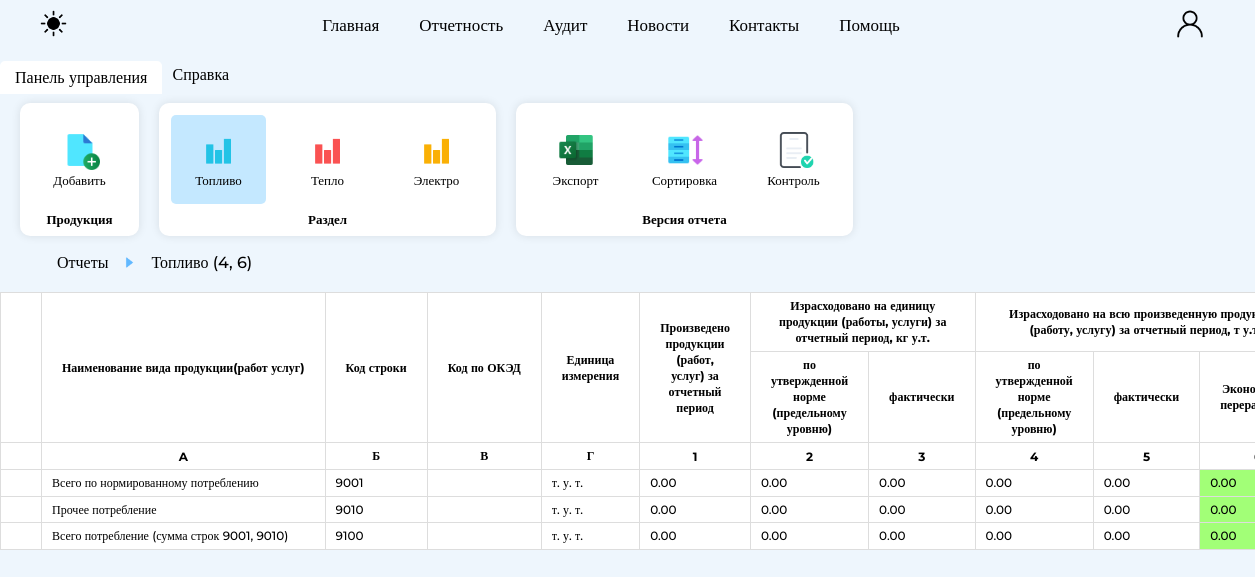
Page /report_area/fuel/6 (signed in) on the committed database.
### website/models.py (models this page shows)
class Sections(db.Model):
    __tablename__ = 'sections'
    id = db.Column(db.Integer, primary_key=True)
    id_version = db.Column(db.Integer, db.ForeignKey('version_report.id'))
    id_product = db.Column(db.Integer, db.ForeignKey('DirProduct.IdProduct'))
    code_product = db.Column(db.Integer, db.ForeignKey('DirProduct.CodeProduct'))
    section_number = db.Column(db.Integer)
    Oked = db.Column(db.Integer)
    produced = db.Column(Numeric(precision=10, scale=2))
    Consumed_Quota = db.Column(Numeric(precision=10, scale=2))
    Consumed_Fact = db.Column(Numeric(precision=10, scale=2))
    Consumed_Total_Quota = db.Column(Numeric(precision=10, scale=2))
    Consumed_Total_Fact = db.Column(Numeric(precision=10, scale=2))
    total_differents = db.Column(Numeric(precision=10, scale=2))
    note = db.Column(db.String(200))
    product = relationship("DirProduct", foreign_keys=[id_product], backref="section")

class DirProduct(db.Model):
    __tablename__ = 'DirProduct'
    IdProduct = db.Column(db.Integer, primary_key = True)
    CodeProduct = db.Column(db.String(4000))
    NameProduct = db.Column(db.String(4000))
    IsFuel = db.Column(db.Boolean)
    IsHeat = db.Column(db.Boolean)
    IsElectro = db.Column(db.Boolean)
    IdUnit = db.Column(db.Integer, db.ForeignKey('DirUnit.IdUnit'))
    DateStart = db.Column(db.Date)
    DateEnd = db.Column(db.Date)
    unit = relationship("DirUnit", foreign_keys=[IdUnit], backref="products")

class DirUnit(db.Model):
    __tablename__ = 'DirUnit'
    IdUnit = db.Column(db.Integer, primary_key = True)
    CodeUnit = db.Column(db.String(4000))
    NameUnit = db.Column(db.String(4000))

### website/views.py (the view, shortened to what this page needs)
@views.route('/report_area/fuel/<int:id>')
@login_required
@owner_only
def report_fuel(id):
    dirUnit = DirUnit.query.filter_by().all()
    dirProduct = DirProduct.query.filter(DirProduct.IsFuel == True, ~DirProduct.CodeProduct.in_(['9001', '9010', '9100'])).order_by(asc(DirProduct.CodeProduct)).all()
    current_version_report = Version_report.query.filter_by(id=id).first()
    curent_report = current_version_report.report_id
    current_version = id
    sections = Sections.query.filter_by(id_version=current_version, section_number=1).all()
    specific_codes = ['9001', '9010', '9100']
    sections = Sections.query.filter_by(id_version=current_version, section_number=1).order_by(desc(Sections.id)).all()
    return render_template('report_fuel.html',
        sections=sections,
        dirUnit=dirUnit,
        dirProduct=dirProduct,
        user=current_user,
        curent_report=curent_report,
        current_version=current_version
    )

### website/views.py (called while the page is built)
def owner_only(f):
    @wraps(f)
    def decorated_function(*args, **kwargs):
        version_id = kwargs.get('id')
        version = Version_report.query.get(version_id)
        if version is None:
            flash('Версия отчета не найдена.', 'error')
            return redirect(url_for('views.report_area', user=current_user))
        report = version.report
        if report.user_id != current_user.id and current_user.type != 'Администратор':
            flash('Недостаточно прав для доступа к этой версии', 'error')
            return redirect(url_for('views.report_area', user=current_user))
        return f(*args, **kwargs)
    return decorated_function

### website/templates/report_fuel.html (shortened to what this page needs)
{% extends "base.html" %}
{% block content %}
<div class = "report-area_page">
    <div class = "report-area_menu">
        <div class="report-area_podmenu">
            <label for="tab1" class="report-area_menu-name">Панель управления</label>
            <div class="content-podmenu">
                <nav>
                    <ul>
                        <section>
                            <div class = "functions_menu">
                                <li data-action="link_addSection_modal">
                                    <img src="{{ url_for('static', filename='img/icon_new_file.png')}}" alt="">
                                    <a>Добавить</a>
                                </li>
                            </div>
                            <a class="functions_menu_name">
                                Продукция
                            </a>
                        </section>
                        <section>
                            <div class = "functions_menu">
                                <li onclick="window.location.href='/report_area/fuel/{{current_version}}'" class = "activefunctions_menu">
                                    <img src="{{ url_for('static', filename='img/Toplivo.png')}}" alt="">
                                    <a>Топливо</a>
                                </li>
                                <li onclick="window.location.href='/report_area/heat/{{current_version}}'">
                                    <img src="{{ url_for('static', filename='img/Teplo.png')}}" alt="">
                                    <a>Тепло</a>
                                </li>
                                <li onclick="window.location.href='/report_area/electro/{{current_version}}'">
                                    <img src="{{ url_for('static', filename='img/Electro.png')}}" alt="">
                                    <a>Электро</a>
                                </li>
                            </div>
                            <a class="functions_menu_name">
                                Раздел
                            </a>
                        </section>
                        <section>
                            <div class = "functions_menu">
                                <li>
                                    <img src="{{ url_for('static', filename='img/icon_excel.png')}}" alt="">
                                    <a>Экспорт</a>
                                </li>
                                <li>
                                    <img src="{{ url_for('static', filename='img/icon_sort.png')}}" alt="">
                                    <a>Сортировка</a>
                                </li>
                                <li id="control-report-btn">
                                    <img src="{{ url_for('static', filename='img/icon_control.png')}}" alt="">
                                    <a>Контроль</a>
                                </li>
                            </div>
                            <a class="functions_menu_name">
                                Версия отчета
                            </a>
                        </section>
                    </ul>
                </nav>
            </div>
        </div>
        <div class="report-area_podmenu">
            <label for="tab2" class="report-area_menu-name">Справка</label>
        </div>
    </div>
    <div class = "rotation-fromareas">
        <nav>
            <ul>
                <li onclick="window.location.href='/report_area'" class = "linkto_report">
                    Отчеты
                </li>
                <li>
                    <img class = "icon_arroy" src="{{ url_for('static', filename='img/icon_arroy.png')}}" alt="">
                </li>
                <li>Топливо ({{curent_report}}, {{current_version}})</li>
            </ul>
        </nav>
    </div>
    <div class = "report-area">
        <table class = "table_report-area">
            <thead>
                <tr>
                    <th rowspan="2"></th>
                    <th rowspan="2" style = "white-space: nowrap;">Наименование вида продукции(работ услуг)</th>
                    <th rowspan="2" style = "white-space: nowrap;">Код строки</th>
                    <th rowspan="2" style = "white-space: nowrap;">Код по ОКЭД</th>
                    <th rowspan="2">Единица измерения</th>
                    <th rowspan="2">Произведено продукции (работ, услуг) за отчетный период</th>
                    <th colspan="2">Израсходовано на единицу продукции (работы, услуги) за отчетный период, кг у.т.</th>
                    <th colspan="3">Израсходовано на всю произведенную продукцию (работу, услугу) за отчетный период, т у.т.</th>
                </tr>
                <tr>
                    <th>по утвержденной норме (предельному уровню)</th>
                    <th>фактически</th>
                    <th>по утвержденной норме (предельному уровню)</th>
                    <th>фактически</th>
                    <th>Экономия(-), перерасход(+)</th>
                </tr>
                <tr>
                    <th></th>
                    <th>A</th>
                    <th>Б</th>
                    <th>В</th>
                    <th>Г</th>
                    <th>1</th>
                    <th>2</th>
                    <th>3</th>
                    <th>4</th>
                    <th>5</th>
                    <th>6</th>
                </tr>
            </thead>
            <tbody>
                {% for row in sections %}
                <tr class = "fuel_row" data-id="{{ row.id }}" >
                    <td>
                        <input type = "hidden" name = "id_fuel" value = "{{ row.id }}" readonly></td>
                    <td>
                        <input class = "product-name_fuel" type = "text" value = "{{ row.product.NameProduct }}" readonly>
                    </td>
                    <td>
                        <input name = "code_product" value = "{{ row.code_product }}" readonly>
                    </td>
                    <td>
                        <input name = "Oked_fuel" value = "{{ row.Oked }}" readonly>
                    </td>
                    <td>
                        <input style = "white-space: nowrap; text-align: left;" name = "" value = "{{ row.product.unit.NameUnit }}" readonly>
                    </td>
                    <td>
                        <input name = "produced_fuel" value = "{{ row.produced }}" readonly>
                    </td>
                    <td>
                        <input name = "Consumed_Quota_fuel" value = "{{ row.Consumed_Quota }}" readonly>
                    </td>
                    <td>
                        <input name = "Consumed_Fact_fuel" value = "{{ row.Consumed_Fact }}" readonly>
                    </td>
                    <td>
                        <input name = "Consumed_Total_Quota_fuel" value = "{{ row.Consumed_Total_Quota }}" readonly>
                    </td>
                    <td>
                        <input name = "Consumed_Total_Fact_fuel" value = "{{ row.Consumed_Total_Fact }}" readonly>
                    </td>
                    {% if row.total_differents is not none and (row.total_differents < 0.0 or row.total_differents == 0.00) %}
                        <td style="background-color: #a2ff77;">
                            <input style="background-color: #a2ff77; color: black;" name="" value="{{ row.total_differents }}" readonly>
                        </td>
                    {%else%}
                        <td style="background-color: #ff7676;">
                            <input style="background-color: #ff7676; color: black;" name="" value="{{ row.total_differents }}" readonly>
                        </td>
                    {%endif%}
                </tr>
                {%endfor%}
            </tbody>
        </table>
    </div>
</div>
{% endblock %}

### website/static/css/base.css (style rules this page uses)
* { margin: 0; padding: 0; font-family: 'Montserrat'; }
html { margin: 0; width: 100%; height: 100%; }
body { display: flex; flex-direction: column; min-height: 100vh; background-color:rgb(238, 246, 253); color: rgb(0, 0, 0); }
:root { --color1: rgb(238, 246, 253); --color2: rgba(0, 128, 255, 0.6); --color3: rgb(216, 236, 255); --color4: #333; --color5: rgb(61, 185, 171); --color6: #444444; }
.report-area_page { margin-top: 60px; height: 100vh; }
.report-area_menu { display: flex; color: rgb(0, 0, 0); font-weight: 500; top: 0; left: 0; }
.report-area_menu-name { padding: 5px 10px; margin: 0; display: inline-block; transition: background-color 0.3s ease, color 0.3s ease; cursor: pointer; }
.report-area_menu-input:checked + .report-area_menu-name { background-color: rgb(255, 255, 255); font-size: 16px; padding: 7px 15px; color: rgb(0, 0, 0); }
.content-podmenu { position: absolute; padding: 0 10px; display: none; left: 0; right: 0; }
.report-area_podmenu :checked + .report-area_menu-name { position: relative; top: 1px; border-radius: 5px 5px 0 0; z-index: 1; }
.report-area_podmenu :checked ~ .content-podmenu { display: block; }
.content-podmenu nav ul { display: flex; list-style: none; margin: 0; }
.content-podmenu nav ul section { display: flex; background-color: #ffffff; border: none; border-radius: 10px; flex-direction: column; align-items: center; justify-content: center; margin: 10px; box-shadow: 0 0 10px rgba(0, 0, 0, 0.1); font-size: 13px; padding: 5px; }
.functions_menu { display: flex; flex-direction: row; }
.functions_menu_name { font-weight: 600; font-family: 13px; margin-bottom: 3px; }
.content-podmenu nav ul li { margin: 0; display: flex; flex-direction: column; margin: 7px; align-items: center; text-align: center; width: 65px; padding: 15px; cursor: pointer; }
.activefunctions_menu { border-radius: 5px; border: none; background-color:#c4e8ff; }
.content-podmenu nav ul li img { height: 40px; width: auto; }
.content-podmenu nav ul li a { font-size: 13px; padding-top: 2px; }
.rotation-fromareas { margin-top: 160px; }
.rotation-fromareas nav ul { display: flex; flex-direction: row; color: black; text-align: center; align-items: center; justify-content: left; margin-left: 50px; }
.rotation-fromareas nav ul li { list-style: none; text-align: center; align-items: center; justify-content: center; font-weight: 500; display: flex; margin: 0 7px; height: 100%; color: rgb(0, 0, 0); }
.rotation-fromareas nav ul li img { width:15px; height: 15px; margin: auto; }
.icon_arroy { display: block; }
.report-area { margin-top: 20px; margin-bottom: 5px; width: 100%; display: flex; flex-direction: row; overflow-x: auto; }
.table_report-area { border: none; width: auto; background-color: #ffffff; font-size: 12px; table-layout: fixed; flex-grow: 1; border-spacing: 0px; border-collapse: collapse; }
.table_report-area thead { text-align: center; color: rgb(0, 0, 0); font-weight: 600; }
.table_report-area input { font-size: 12px; font-weight: 500; width: 100%; border: none; text-align: left; }
.table_report-area tr th { border: 1px solid #dddddd; padding: 5px 20px; text-align: center; font-size: 12px; }
.table_report-area tr td { padding: 5px 10px; text-align: left; font-size: 12px; font-weight: 500; border: 1px solid #dddddd; }
.fuel_row, .fuel_row td, .fuel_row td input { cursor: pointer; user-select: none; -webkit-user-select: none; -moz-user-select: none; -ms-user-select: none; }

### rows in the picture
Sections: product.NameProduct "Всего по нормированному потреблению", code_product "9001", product.unit.NameUnit "т. у. т.", produced_fuel "0.00", Consumed_Quota_fuel "0.00", Consumed_Fact_fuel "0.00", Consumed_Total_Quota_fuel "0.00", Consumed_Total_Fact_fuel "0.00", total_differents "0.00"
Sections: product.NameProduct "Прочее потребление", code_product "9010", product.unit.NameUnit "т. у. т.", produced_fuel "0.00", Consumed_Quota_fuel "0.00", Consumed_Fact_fuel "0.00", Consumed_Total_Quota_fuel "0.00", Consumed_Total_Fact_fuel "0.00", total_differents "0.00"
Sections: product.NameProduct "Всего потребление (сумма строк 9001, 9010)", code_product "9100", product.unit.NameUnit "т. у. т.", produced_fuel "0.00", Consumed_Quota_fuel "0.00", Consumed_Fact_fuel "0.00", Consumed_Total_Quota_fuel "0.00", Consumed_Total_Fact_fuel "0.00", total_differents "0.00"

### other values in the picture
{{ curent_report }} "4"
{{ current_version }} "6"
